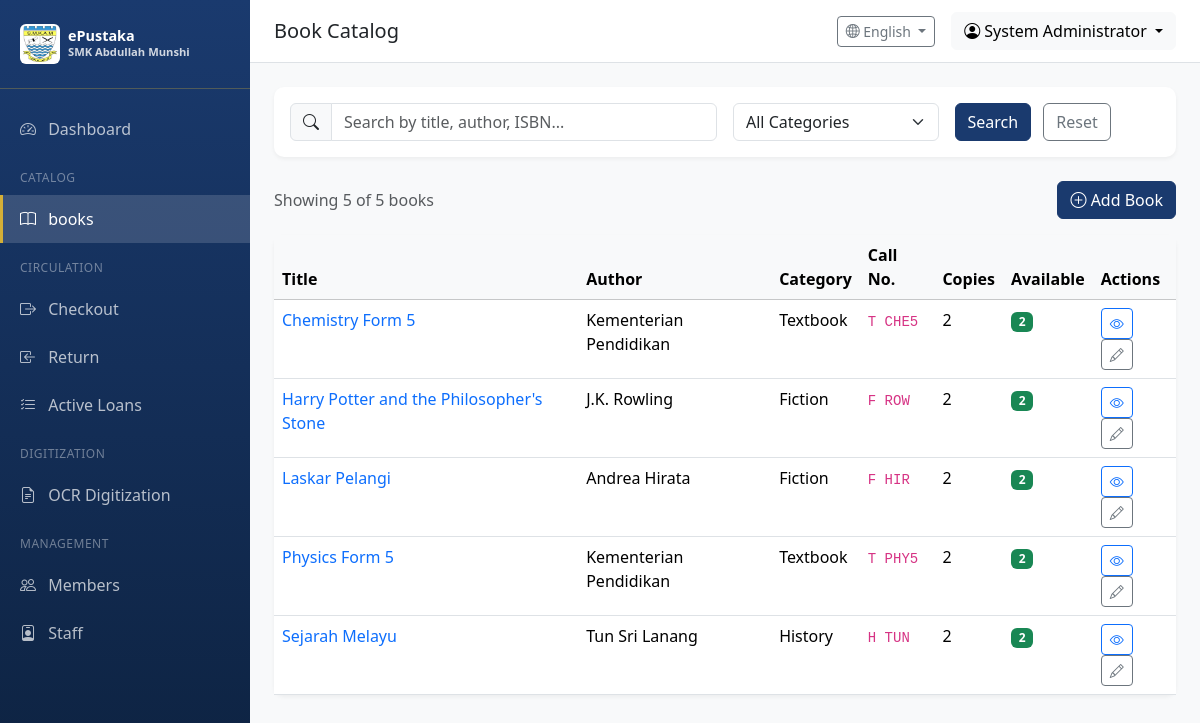
The app's page /catalog/ (signed in) with its own data.
### app/models/user.py (models this page shows, shortened)
class User(UserMixin, db.Model):
    __tablename__ = 'users'
    id = db.Column(db.Integer, primary_key=True)
    username = db.Column(db.String(64), unique=True, nullable=False, index=True)
    email = db.Column(db.String(120), unique=True, nullable=False, index=True)
    password_hash = db.Column(db.String(256), nullable=False)
    full_name = db.Column(db.String(128))
    is_active = db.Column(db.Boolean, default=True)
    role_id = db.Column(db.Integer, db.ForeignKey('roles.id'))
    created_at = db.Column(db.DateTime, default=datetime.utcnow)
    updated_at = db.Column(db.DateTime, default=datetime.utcnow, onupdate=datetime.utcnow)
    last_login = db.Column(db.DateTime)
    def can(self, perm):
        return self.role is not None and self.role.has_permission(perm)

### app/models/catalog.py (models this page shows, shortened)
class Book(db.Model):
    __tablename__ = 'books'
    id = db.Column(db.Integer, primary_key=True)
    title = db.Column(db.String(256), nullable=False, index=True)
    author = db.Column(db.String(256), index=True)
    isbn = db.Column(db.String(20), index=True)
    publisher = db.Column(db.String(128))
    publication_year = db.Column(db.Integer)
    edition = db.Column(db.String(32))
    category = db.Column(db.String(64), index=True)  # e.g., Fiction, Science, History
    call_number = db.Column(db.String(32), index=True)  # Library classification
    subject = db.Column(db.String(128))
    language = db.Column(db.String(32), default='Malay')
    description = db.Column(db.Text)
    page_count = db.Column(db.Integer)
    cover_image = db.Column(db.String(256))  # Path to cover image
    price = db.Column(db.Float)  # Book price for replacement/loss scenarios
    created_at = db.Column(db.DateTime, default=datetime.utcnow)
    updated_at = db.Column(db.DateTime, default=datetime.utcnow, onupdate=datetime.utcnow)
    copies = db.relationship('BookCopy', backref='book', lazy='dynamic', cascade='all, delete-orphan')
    @property
    def total_copies(self):
        return self.copies.count()
    @property
    def available_copies(self):
        return self.copies.filter(BookCopy.status == CopyStatus.AVAILABLE.value).count()

### app/routes/catalog.py (the view, shortened to what this page needs)
@catalog_bp.route('/')
@login_required
def index():
    page = request.args.get('page', 1, type=int)
    per_page = 20
    query = Book.query
    search = request.args.get('search', '').strip()
    category = request.args.get('category', '')
    if category:
        query = query.filter(Book.category == category)
    categories = db.session.query(Book.category).distinct().filter(Book.category.isnot(None)).all()
    categories = [c[0] for c in categories if c[0]]
    books = query.order_by(Book.title).paginate(page=page, per_page=per_page)
    return render_template('catalog/index.html',
                          books=books,
                          search=search,
                          category=category,
                          categories=categories)

### app/models/user.py (called while the page is built)
@login_manager.user_loader
def load_user(user_id):
    return User.query.get(int(user_id))

    def has_permission(self, perm):
        return self.permissions & perm == perm

### app/utils/i18n.py (called while the page is built)
def get_language() -> str:
    try:
        return session.get('language', DEFAULT_LANGUAGE)
    except RuntimeError:
        return DEFAULT_LANGUAGE

def get_text(key: str, lang: str = None) -> str:
    if lang is None:
        lang = get_language()
    if key in TRANSLATIONS:
        trans = TRANSLATIONS[key]
        if lang in trans:
            return trans[lang]
        elif DEFAULT_LANGUAGE in trans:
            return trans[DEFAULT_LANGUAGE]
    return key.replace('_', ' ').title()

def register_i18n(app):
    @app.before_request
    def init_language():
        if 'language' not in session:
            session['language'] = DEFAULT_LANGUAGE
    @app.context_processor
    def inject_i18n():
        return {
            't': get_text,
            'get_text': get_text,
            'current_language': get_language(),
            'languages': LANGUAGES
        }
    @app.route('/set-language/<lang_code>')
    def set_lang(lang_code):
        """Route to change language."""
        from flask import redirect, request
        set_language(lang_code)
        return redirect(request.referrer or '/')

### app/templates/catalog/index.html (shortened to what this page needs)
{% extends "base.html" %}
{% block page_title %}Book Catalog{% endblock %}
{% block content %}
<div class="card table-card mb-4">
    <div class="card-body">
        <form method="GET" class="row g-3">
            <div class="col-md-6">
                <div class="input-group">
                    <span class="input-group-text"><i class="bi bi-search"></i></span>
                    <input type="text" class="form-control" name="search" placeholder="Search by title, author, ISBN..." value="{{ search }}">
                </div>
            </div>
            <div class="col-md-3">
                <select class="form-select" name="category">
                    <option value="">All Categories</option>
                </select>
            </div>
            <div class="col-md-3">
                <button type="submit" class="btn btn-primary me-2">Search</button>
                <a href="{{ url_for('catalog.index') }}" class="btn btn-outline-secondary">Reset</a>
            </div>
        </form>
    </div>
</div>
<div class="d-flex justify-content-between align-items-center mb-3">
    <p class="text-muted mb-0">Showing {{ books.items|length }} of {{ books.total }} books</p>
    {% if current_user.can(8) %}
    <a href="{{ url_for('catalog.add_book') }}" class="btn btn-primary">
        <i class="bi bi-plus-circle"></i> Add Book
    </a>
    {% endif %}
</div>
<div class="card table-card">
    <div class="card-body p-0">
        <div class="table-responsive">
            <table class="table table-hover mb-0">
                <thead class="table-light">
                    <tr>
                        <th>Title</th>
                        <th>Author</th>
                        <th>Category</th>
                        <th>Call No.</th>
                        <th>Copies</th>
                        <th>Available</th>
                        <th>Actions</th>
                    </tr>
                </thead>
                <tbody>
                    {% for book in books.items %}
                    <tr>
                        <td>
                            <a href="{{ url_for('catalog.view_book', book_id=book.id) }}" class="text-decoration-none">
                                {{ book.title }}
                            </a>
                        </td>
                        <td>{{ book.author or '-' }}</td>
                        <td>{{ book.category or '-' }}</td>
                        <td><code>{{ book.call_number or '-' }}</code></td>
                        <td>{{ book.total_copies }}</td>
                        <td>
                            {% if book.available_copies > 0 %}
                                <span class="badge bg-success">{{ book.available_copies }}</span>
                            {% else %}
                                <span class="badge bg-secondary">0</span>
                            {% endif %}
                        </td>
                        <td>
                            <a href="{{ url_for('catalog.view_book', book_id=book.id) }}" class="btn btn-sm btn-outline-primary">
                                <i class="bi bi-eye"></i>
                            </a>
                            {% if current_user.can(8) %}
                            <a href="{{ url_for('catalog.edit_book', book_id=book.id) }}" class="btn btn-sm btn-outline-secondary">
                                <i class="bi bi-pencil"></i>
                            </a>
                            {% endif %}
                        </td>
                    </tr>
                    {% else %}
                    <tr>
                        <td colspan="7" class="text-center text-muted py-4">No books found</td>
                    </tr>
                    {% endfor %}
                </tbody>
            </table>
        </div>
    </div>
</div>
{% endblock %}

### app/templates/base.html (shortened to what this page needs)
<!DOCTYPE html>
<html lang="en">
<head>
    <link href="https://cdn.jsdelivr.net/npm/bootstrap@5.3.2/dist/css/bootstrap.min.css" rel="stylesheet">
    <link href="https://cdn.jsdelivr.net/npm/bootstrap-icons@1.11.1/font/bootstrap-icons.css" rel="stylesheet">
</head>
<body>
    {% if current_user.is_authenticated %}
    <nav class="sidebar">
        <div class="sidebar-brand">
            <div class="d-flex align-items-center">
                <img src="{{ url_for('static', filename='images/Lencana_Sekolah_Menengah_Kebangsaan_Abdullah_Munshi.jpg') }}"
                     alt="SMK Abdullah Munshi"
                     class="me-2 rounded"
                     style="width: 40px; height: 40px; object-fit: contain; background: white; padding: 2px;">
                <div>
                    <div style="font-size: 0.9rem; line-height: 1.2;">ePustaka</div>
                    <div style="font-size: 0.7rem; opacity: 0.8;">SMK Abdullah Munshi</div>
                </div>
            </div>
        </div>
        <ul class="nav flex-column">
            {% if current_user.role and current_user.role.name == 'Student' %}
            <li class="sidebar-section">{{ t('student_portal') }}</li>
            <li class="nav-item">
                <a class="nav-link {% if request.endpoint == 'student.index' %}active{% endif %}" href="{{ url_for('student.index') }}">
                    <i class="bi bi-house"></i> {{ t('home') }}
                </a>
            </li>
            <li class="nav-item">
                <a class="nav-link {% if request.endpoint == 'student.search_books' %}active{% endif %}" href="{{ url_for('student.search_books') }}">
                    <i class="bi bi-search"></i> {{ t('search_books') }}
                </a>
            </li>
            <li class="nav-item">
                <a class="nav-link {% if request.endpoint == 'student.my_loans' %}active{% endif %}" href="{{ url_for('student.my_loans') }}">
                    <i class="bi bi-journal-bookmark"></i> {{ t('my_loans') }}
                </a>
            </li>
            <li class="nav-item">
                <a class="nav-link {% if request.endpoint == 'student.leaderboard' %}active{% endif %}" href="{{ url_for('student.leaderboard') }}">
                    <i class="bi bi-trophy"></i> {{ t('leaderboard') }}
                </a>
            </li>
            {% else %}
            <li class="nav-item">
                <a class="nav-link {% if request.endpoint == 'main.dashboard' %}active{% endif %}" href="{{ url_for('main.dashboard') }}">
                    <i class="bi bi-speedometer2"></i> {{ t('dashboard') }}
                </a>
            </li>
            {% if current_user.can(1) or current_user.can(2) %}
            <li class="sidebar-section">{{ t('catalog') }}</li>
            <li class="nav-item">
                <a class="nav-link {% if 'catalog' in request.endpoint %}active{% endif %}" href="{{ url_for('catalog.index') }}">
                    <i class="bi bi-book"></i> {{ t('books') }}
                </a>
            </li>
            <li class="sidebar-section">{{ t('circulation') }}</li>
            <li class="nav-item">
                <a class="nav-link {% if request.endpoint == 'circulation.checkout' %}active{% endif %}" href="{{ url_for('circulation.checkout') }}">
                    <i class="bi bi-box-arrow-right"></i> {{ t('checkout') }}
                </a>
            </li>
            <li class="nav-item">
                <a class="nav-link {% if request.endpoint == 'circulation.return_book' %}active{% endif %}" href="{{ url_for('circulation.return_book') }}">
                    <i class="bi bi-box-arrow-in-left"></i> {{ t('return') }}
                </a>
            </li>
            <li class="nav-item">
                <a class="nav-link {% if request.endpoint == 'circulation.active_loans' %}active{% endif %}" href="{{ url_for('circulation.active_loans') }}">
                    <i class="bi bi-list-check"></i> {{ t('active_loans') }}
                </a>
            </li>
            {% endif %}
            {% if current_user.can(512) %}
            <li class="sidebar-section">{{ t('digitization') }}</li>
            <li class="nav-item">
                <a class="nav-link {% if 'ocr' in request.endpoint %}active{% endif %}" href="{{ url_for('ocr.index') }}">
                    <i class="bi bi-file-earmark-text"></i> {{ t('ocr_digitization') }}
                </a>
            </li>
            {% endif %}
            {% if current_user.can(128) %}
            <li class="sidebar-section">{{ t('management') }}</li>
            <li class="nav-item">
                <a class="nav-link {% if request.endpoint == 'users.member_list' %}active{% endif %}" href="{{ url_for('users.member_list') }}">
                    <i class="bi bi-people"></i> {{ t('members') }}
                </a>
            </li>
            {% endif %}
            {% if current_user.can(256) %}
            <li class="nav-item">
                <a class="nav-link {% if request.endpoint == 'users.staff_list' %}active{% endif %}" href="{{ url_for('users.staff_list') }}">
                    <i class="bi bi-person-badge"></i> {{ t('staff') }}
                </a>
            </li>
            {% endif %}
            {% endif %}
        </ul>
    </nav>
    <div class="main-content">
        <nav class="top-navbar d-flex justify-content-between align-items-center">
            <div>
                <h5 class="mb-0">{% block page_title %}{{ t('dashboard') }}{% endblock %}</h5>
            </div>
            <div class="d-flex align-items-center gap-3">
                <div class="dropdown">
                    <button class="btn btn-outline-secondary btn-sm dropdown-toggle" type="button" data-bs-toggle="dropdown">
                        <i class="bi bi-globe2"></i> {{ languages.get(current_language, 'English') }}
                    </button>
                </div>
                <div class="dropdown">
                    <button class="btn btn-light dropdown-toggle" type="button" data-bs-toggle="dropdown">
                        <i class="bi bi-person-circle"></i> {{ current_user.full_name or current_user.username }}
                    </button>
                </div>
            </div>
        </nav>
        <div class="content-wrapper">
            {% block content %}{% endblock %}
        </div>
    </div>
    {% else %}
    {% block public_content %}{% endblock %}
    {% endif %}
</body>
</html>

### app/templates/base.html (style rules this page uses)
:root { --sidebar-width: 250px; --primary-color: #1a3a6e; --primary-dark: #0d2240; --accent-color: #d4af37; --accent-light: #f0d77a; }
body { min-height: 100vh; }
.sidebar { position: fixed; top: 0; left: 0; width: var(--sidebar-width); height: 100vh; background: linear-gradient(180deg, var(--primary-color) 0%, var(--primary-dark) 100%); padding-top: 1rem; overflow-y: auto; }
.sidebar .nav-link { color: rgba(255,255,255,0.7); padding: 0.75rem 1.25rem; border-radius: 0; }
.sidebar .nav-link:hover, .sidebar .nav-link.active { color: #fff; background: rgba(255,255,255,0.1); }
.sidebar .nav-link i { width: 24px; margin-right: 0.5rem; }
.sidebar-brand { color: #fff; font-size: 1.25rem; font-weight: 600; padding: 0.5rem 1.25rem 1.5rem; border-bottom: 1px solid rgba(255,255,255,0.1); margin-bottom: 1rem; }
.sidebar-section { color: rgba(255,255,255,0.4); font-size: 0.75rem; text-transform: uppercase; padding: 1rem 1.25rem 0.5rem; letter-spacing: 0.5px; }
.main-content { margin-left: var(--sidebar-width); min-height: 100vh; background: #f8f9fa; }
.top-navbar { background: #fff; border-bottom: 1px solid #dee2e6; padding: 0.75rem 1.5rem; }
.content-wrapper { padding: 1.5rem; }
.table-card { border: none; border-radius: 10px; box-shadow: 0 2px 4px rgba(0,0,0,0.05); }
.btn-primary { background-color: var(--primary-color); border-color: var(--primary-color); }
.sidebar .nav-link.active { background: rgba(255, 255, 255, 0.15); color: #fff; border-left: 3px solid var(--accent-color); padding-left: calc(1.25rem - 3px); }
.sidebar-brand { border-bottom-color: rgba(212, 175, 55, 0.3); }

### records on screen
User: full_name "System Administrator"
Book: title "Chemistry Form 5", author "Kementerian Pendidikan", category "Textbook", call_number "T CHE5", total_copies "2", available_copies "2"
Book: title "Harry Potter and the Philosopher's Stone", author "J.K. Rowling", category "Fiction", call_number "F ROW", total_copies "2", available_copies "2"
Book: title "Laskar Pelangi", author "Andrea Hirata", category "Fiction", call_number "F HIR", total_copies "2", available_copies "2"
Book: title "Physics Form 5", author "Kementerian Pendidikan", category "Textbook", call_number "T PHY5", total_copies "2", available_copies "2"
Book: title "Sejarah Melayu", author "Tun Sri Lanang", category "History", call_number "H TUN", total_copies "2", available_copies "2"

### other values on screen
{{ t('dashboard') }} "Dashboard"
{{ t('catalog') }} "CATALOG"
{{ t('books') }} "books"
{{ t('circulation') }} "CIRCULATION"
{{ t('checkout') }} "Checkout"
{{ t('return') }} "Return"
{{ t('active_loans') }} "Active Loans"
{{ t('digitization') }} "DIGITIZATION"
{{ t('ocr_digitization') }} "OCR Digitization"
{{ t('management') }} "MANAGEMENT"
{{ t('members') }} "Members"
{{ t('staff') }} "Staff"
{{ languages.get(current_language, 'English') }} "English"
{{ books.items|length }} "5"
{{ books.total }} "5"
